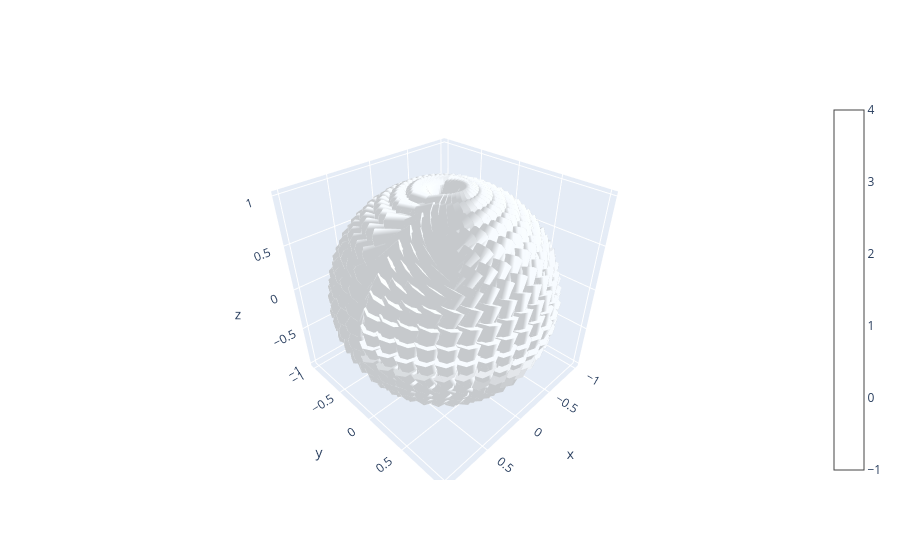

The cell this chart's notebook holds for it:
### Code cell
import numpy as np
import plotly.graph_objects as go

# Grid
theta = np.linspace(0.2, np.pi-0.2, 20)
phi = np.linspace(0, 2*np.pi, 40)
theta, phi = np.meshgrid(theta, phi)

# Sphere coordinates
x = np.sin(theta) * np.cos(phi)
y = np.sin(theta) * np.sin(phi)
z = np.cos(theta)

# Unit vectors in Cartesian
e_theta = np.stack([np.cos(theta)*np.cos(phi),
                    np.cos(theta)*np.sin(phi),
                   -np.sin(theta)], axis=-1)
e_phi = np.stack([-np.sin(phi),
                  np.cos(phi),
                  np.zeros_like(phi)], axis=-1)

# Vector field
V = np.sin(phi)[..., None]*e_theta - ((np.cos(theta)/np.sin(theta))[..., None] * np.sin(phi)[..., None] * e_phi)

# Normalize for plotting clarity
V = V / np.linalg.norm(V, axis=-1, keepdims=True)

# Flatten arrays for quiver plotting
x, y, z = x.flatten(), y.flatten(), z.flatten()
u, v, w = V[...,0].flatten(), V[...,1].flatten(), V[...,2].flatten()

# Create interactive 3D figure
fig = go.Figure()

# Sphere surface
fig.add_trace(go.Surface(x=np.sin(theta)*np.cos(phi),
                         y=np.sin(theta)*np.sin(phi),
                         z=np.cos(theta),
                         opacity=0.3, showscale=False))

# Vector field arrows
fig.add_trace(go.Cone(x=x, y=y, z=z, u=u, v=v, w=w,
                      colorscale="Blues", sizemode="absolute", sizeref=0.3))

fig.update_layout(scene=dict(aspectmode="data"))
fig.show()

### Figure 1 — Plotly figure (JSON) as saved in the notebook; plotly's stock layout.template omitted (floating-point values rounded to 4 significant figures; data arrays with more than 128 entries replaced by an {"elided": "..."} marker saying what was removed)
{"data": [{"opacity": 0.3, "showscale": false, "x": {"elided": "40x20 float values"}, "y": {"elided": "40x20 float values"}, "z": {"elided": "40x20 float values"}, "type": "surface"}, {"colorscale": [[0.0, "rgb(247,251,255)"], [0.125, "rgb(222,235,247)"], [0.25, "rgb(198,219,239)"], [0.375, "rgb(158,202,225)"], [0.5, "rgb(107,174,214)"], [0.625, "rgb(66,146,198)"], [0.75, "rgb(33,113,181)"], [0.875, "rgb(8,81,156)"], [1.0, "rgb(8,48,107)"]], "sizemode": "absolute", "sizeref": 0.3, "u": {"elided": "800 float values"}, "v": {"elided": "800 float values"}, "w": {"elided": "800 float values"}, "x": {"elided": "800 float values"}, "y": {"elided": "800 float values"}, "z": {"elided": "800 float values"}, "type": "cone"}], "layout": {"scene": {"aspectmode": "data"}}}
